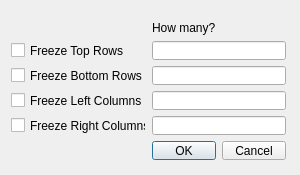
<ui version="4.0" >
 <class>FrozenConfigDialogClass</class>
 <widget class="QDialog" name="FrozenConfigDialogClass" >
  <property name="geometry" >
   <rect>
    <x>0</x>
    <y>0</y>
    <width>300</width>
    <height>175</height>
   </rect>
  </property>
  <property name="minimumSize" >
   <size>
    <width>300</width>
    <height>175</height>
   </size>
  </property>
  <property name="maximumSize" >
   <size>
    <width>300</width>
    <height>175</height>
   </size>
  </property>
  <property name="windowTitle" >
   <string>FrozenConfigDialog</string>
  </property>
  <widget class="QWidget" name="layoutWidget" >
   <property name="geometry" >
    <rect>
     <x>0</x>
     <y>10</y>
     <width>297</width>
     <height>161</height>
    </rect>
   </property>
   <layout class="QGridLayout" >
    <item row="0" column="1" >
     <widget class="QLabel" name="label" >
      <property name="text" >
       <string>How many?</string>
      </property>
     </widget>
    </item>
    <item row="1" column="0" >
     <widget class="QCheckBox" name="cbFreezeTopRows" >
      <property name="text" >
       <string>Freeze Top Rows</string>
      </property>
     </widget>
    </item>
    <item row="1" column="1" >
     <widget class="QLineEdit" name="leNumTopFrozenRows" />
    </item>
    <item row="2" column="0" >
     <widget class="QCheckBox" name="cbFreezeBottomRows" >
      <property name="text" >
       <string>Freeze Bottom Rows</string>
      </property>
     </widget>
    </item>
    <item row="2" column="1" >
     <widget class="QLineEdit" name="leNumBottomFrozenRows" />
    </item>
    <item row="3" column="0" >
     <widget class="QCheckBox" name="cbFreezeLeftColumns" >
      <property name="text" >
       <string>Freeze Left Columns</string>
      </property>
     </widget>
    </item>
    <item row="3" column="1" >
     <widget class="QLineEdit" name="leNumLeftFrozenCols" />
    </item>
    <item row="4" column="0" >
     <widget class="QCheckBox" name="cbFreezeRightColumns" >
      <property name="text" >
       <string>Freeze Right Columns</string>
      </property>
     </widget>
    </item>
    <item row="4" column="1" >
     <widget class="QLineEdit" name="leNumRightFrozenCols" />
    </item>
    <item row="5" column="1" >
     <widget class="QDialogButtonBox" name="buttonBox" >
      <property name="standardButtons" >
       <set>QDialogButtonBox::Cancel|QDialogButtonBox::NoButton|QDialogButtonBox::Ok</set>
      </property>
     </widget>
    </item>
   </layout>
  </widget>
 </widget>
 <layoutdefault spacing="6" margin="11" />
 <resources/>
 <connections>
  <connection>
   <sender>buttonBox</sender>
   <signal>accepted()</signal>
   <receiver>FrozenConfigDialogClass</receiver>
   <slot>accept()</slot>
   <hints>
    <hint type="sourcelabel" >
     <x>215</x>
     <y>157</y>
    </hint>
    <hint type="destinationlabel" >
     <x>149</x>
     <y>87</y>
    </hint>
   </hints>
  </connection>
  <connection>
   <sender>buttonBox</sender>
   <signal>rejected()</signal>
   <receiver>FrozenConfigDialogClass</receiver>
   <slot>reject()</slot>
   <hints>
    <hint type="sourcelabel" >
     <x>215</x>
     <y>157</y>
    </hint>
    <hint type="destinationlabel" >
     <x>149</x>
     <y>87</y>
    </hint>
   </hints>
  </connection>
 </connections>
</ui>
